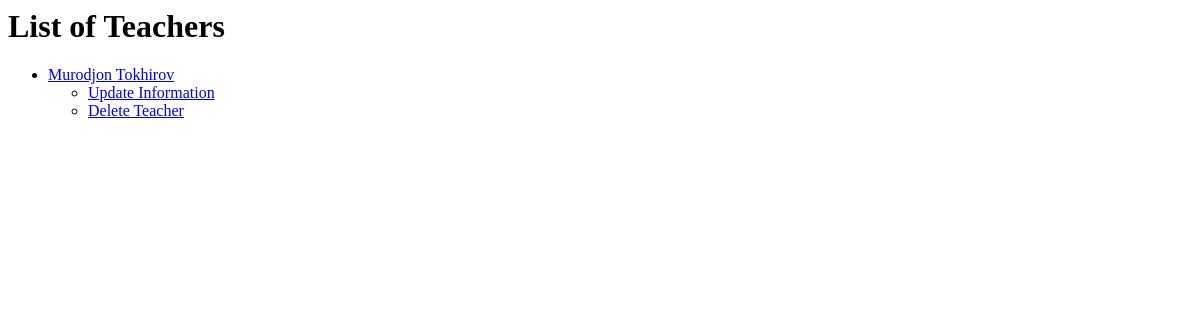
/classroom/teacher_list/, run on an earlier commit of the app's database.
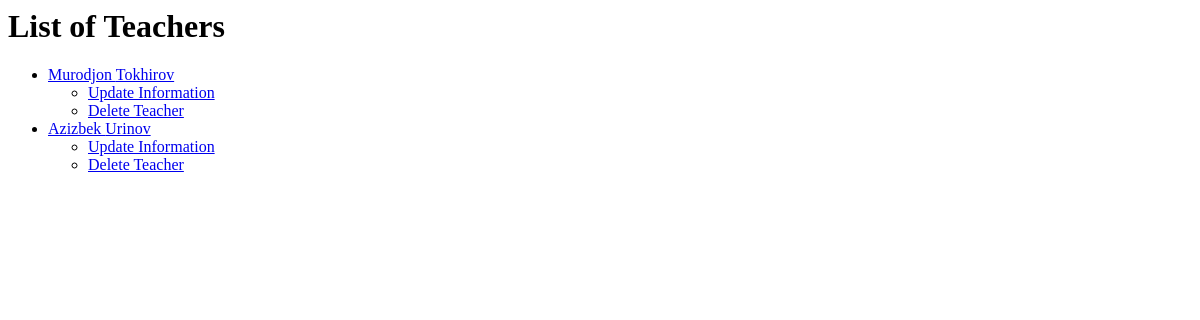
And on a later commit of the database.
### classroom/models.py (models this page shows, shortened)
class Teacher(models.Model):
    first_name = models.CharField(max_length=50)
    last_name = models.CharField(max_length=50)
    subject = models.CharField(max_length=50)

### classroom/views.py (the view)
# urls.py: path('teacher_list/',TeacherListView.as_view(), name='teacher_list'),
class TeacherListView(ListView):
    model = Teacher
    context_object_name = "teacher_list"

### classroom/templates/classroom/teacher_list.html
<h1>List of Teachers</h1>
<ul>
    {% for teacher in teacher_list %}
    <li> <a href="/classroom/teacher_detail/{{teacher.id}}">{{teacher.first_name}} {{teacher.last_name}}</a>
        <ul>
            <li><a href="/classroom/teacher_update/{{teacher.id}}">Update Information</a></li>
            <li><a href="/classroom/teacher_delete/{{teacher.id}}">Delete Teacher</a></li>
        </ul>
    </li>
    {%endfor%}
</ul>

What changed in the data, as far as the page shows it:
added Teacher: first_name "Azizbek", last_name "Urinov"
